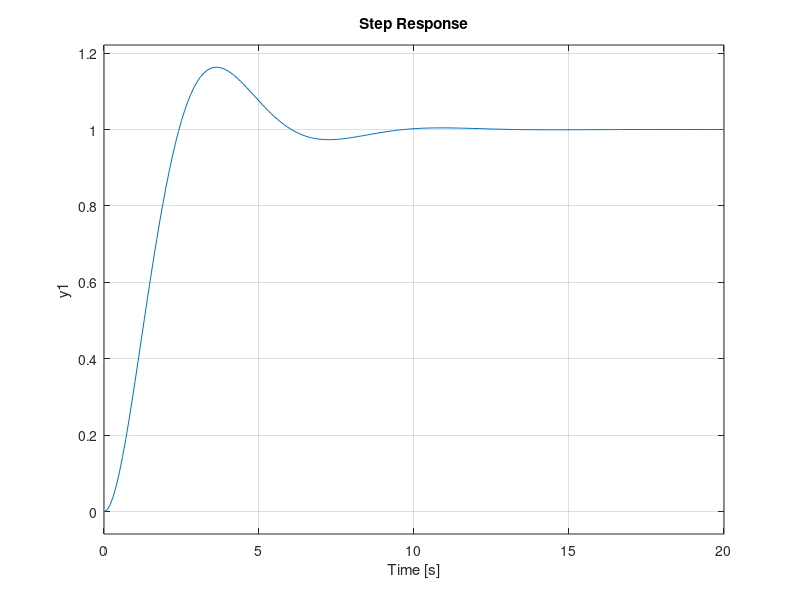

Here is the MATLAB script that generated this plot:
% Clear
clear
clc
close all

%% Define Transfer Function
% Mechanical Translational System (Mass, Spring, Damper)
% G(s) = 1 /
% s^2 + s + 1

%G(s)=1
% s^2


G_num = [1];
G_den = [1 1 1];
G = tf(G_num,G_den);

% step response
step(G,0:0.1:20)